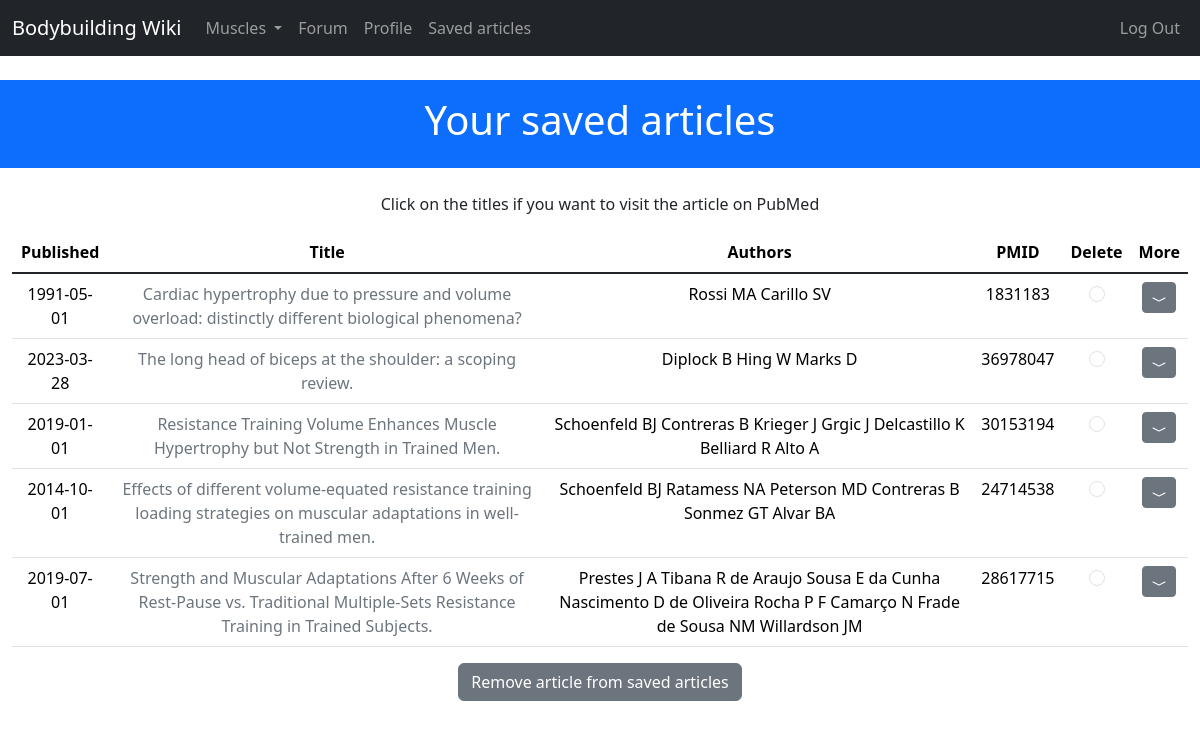
Screenshot of /search/my_saved_papers/ (signed in) with the database file from the repository.
### project/search/models.py (models this page shows)
class PaperSaved(db.Model):
    __tablename__ = 'PapersSaved'
    id = db.Column(db.Integer, primary_key=True)
    user_id = db.Column(db.Integer, db.ForeignKey('users.id'))
    date = db.Column(db.DateTime())
    title = db.Column(db.String(300))
    authors = db.Column(db.String(300))
    pmid = db.Column(db.Integer)
    abstract = db.Column(db.Text())
    results = db.Column(db.Text())
    conclusions = db.Column(db.Text())

### project/search/views.py (the view, shortened to what this page needs)
@search.route('/my_saved_papers/', methods=['GET', 'POST'])
@login_required
def my_articles():
    saved_articles = PaperSaved.query.filter_by(user_id=current_user.id).all()
    return render_template('search/my_articles.html', saved_articles=saved_articles)

### project/auth/models.py (called while the page is built)
@login_manager.user_loader
def load_user(user_id):
    return User.query.get(int(user_id))

### project/main/__init__.py (called while the page is built)
@main.app_context_processor
def inject_user():
    return dict(user=current_user or None)

@main.app_context_processor
def inject_permissions():
    return dict(Permission=Permission)

@main.app_context_processor
def inject_muscles():
    return dict(muscles=Muscle.query.all())

### project/templates/search/my_articles.html (shortened to what this page needs)
{% extends 'base.html' %}
{% block header %}Your saved articles{% endblock header %}
{% block content %}
{% if saved_articles %}
<p class="text-center">Click on the titles if you want to visit the article on PubMed</p>
<form method="post">
<table class="table table-hover">
    <thead class="text-center">
        <th scope="col">Published</th>
        <th scope="col">Title</th>
        <th scope="col">Authors</th>
        <th scope="col">PMID</th>
        <th scope="col">Delete</td>
        <th scope="col">More</td>
    </thead>
    <tbody class="table-group-divider">
    {% for article in saved_articles %}
        <tr class="text-center" scope="row">
            <td>{{article.date.strftime('%Y-%m-%d')}}</td>
            <td><a href="{{ article.url }}" class="link-secondary link-offset-2 link-underline-opacity-0 link-underline-opacity-100-hover"
                target="_blank">{{article.title}}</a>
            <td>{{article.authors}}</td>
            <td>{{article.pmid}}</td>
            <td>
                <input type="radio" name="pmid" value="{{article.pmid}}" class="form-check-input">
            </td>
            <td>
                {% if article.abstract or article.conclusion or article.results %}
                <a class="btn btn-sm btn-secondary" data-bs-toggle="collapse" href="#{{article.id}}" role="button" aria-expanded="false" aria-controls="{{article.id}}">
                    <svg xmlns="http://www.w3.org/2000/svg" width="16" height="16" fill="currentColor" class="bi bi-chevron-compact-down" viewBox="0 0 16 16">
                        <path fill-rule="evenodd" d="M1.553 6.776a.5.5 0 0 1 .67-.223L8 9.44l5.776-2.888a.5.5 0 1 1 .448.894l-6 3a.5.5 0 0 1-.448 0l-6-3a.5.5 0 0 1-.223-.67z"/>
                    </svg>
                </a>
                {% endif %}
            </td>
        </tr>
    {% endfor %}
    </tbody>
</table>
<div class="text-center">
    <button type="submit" class="btn btn-secondary text-center">Remove article from saved articles</button>
</div>
</form>
{% else %}
<p class="text-center">You don't have any article saved</p>
{% endif %}
{% endblock content %}

### rows the page displays
PaperSaved: date "1991-05-01", title "Cardiac hypertrophy due to pressure and volume overload: distinctly different biological phenomena?", authors "Rossi MA Carillo SV", pmid "1831183"
PaperSaved: date "2023-03-28", title "The long head of biceps at the shoulder: a scoping review.", authors "Diplock B Hing W Marks D", pmid "36978047"
PaperSaved: date "2019-01-01", title "Resistance Training Volume Enhances Muscle Hypertrophy but Not Strength in Trained Men.", authors "Schoenfeld BJ Contreras B Krieger J Grgic J Delcastillo K Belliard R Alto A", pmid "30153194"
PaperSaved: date "2014-10-01", title "Effects of different volume-equated resistance training loading strategies on muscular adaptations in well-trained men.", authors "Schoenfeld BJ Ratamess NA Peterson MD Contreras B Sonmez GT Alvar BA", pmid "24714538"
PaperSaved: date "2019-07-01", title "Strength and Muscular Adaptations After 6 Weeks of Rest-Pause vs. Traditional Multiple-Sets Resistance Training in Trained Subjects.", authors "Prestes J A Tibana R de Araujo Sousa E da Cunha Nascimento D de Oliveira Rocha P F Camarço N Frade de Sousa NM Willardson JM", pmid "28617715"
